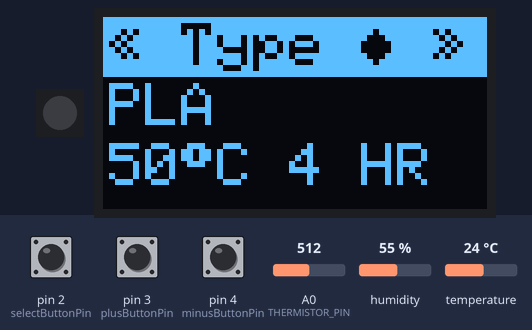
This program was run on a simulated Arduino Nano, built with avr-gcc and run on an emulated ATmega328P. Shown: 1 RGB LEDs in strip order, left to right, 128×64 one-colour display. The test bench sets the inputs (shaded band); at power-on: pin 2 (selectButtonPin) HIGH, A0 (THERMISTOR_PIN) = 512, humidity 55 %, temperature 24 °C, pin 3 (plusButtonPin) HIGH, pin 4 (minusButtonPin) HIGH. The display library's start-up logo is not drawn.

Above: at 6.3 s.
6.4 s: pin 2 (selectButtonPin) pulled LOW for 3.2 s
At 9.9 s:
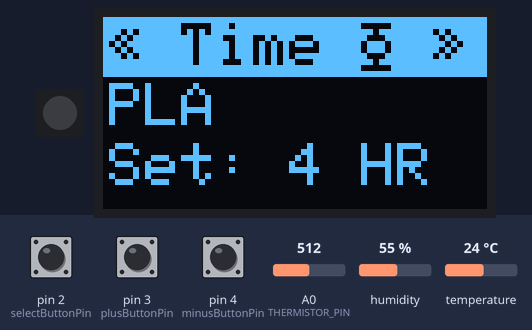
11.1 s: pin 2 (selectButtonPin) pulled LOW for 0.15 s
At 12.9 s:
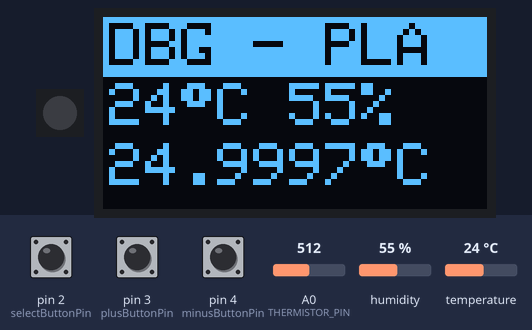
13.2 s: A0 (THERMISTOR_PIN) set to 716
At 13.6 s:
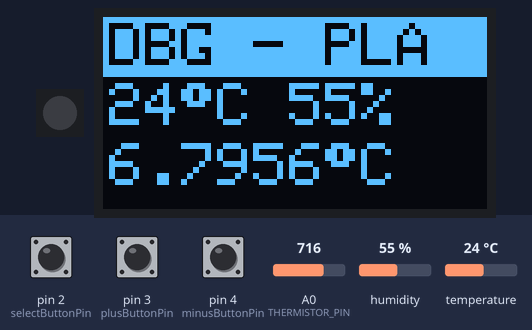
14.7 s: humidity set to 22 %
At 15.4 s:
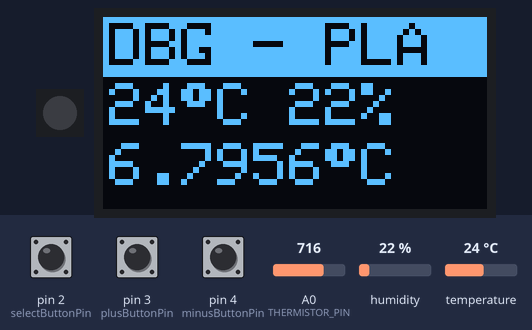
16.2 s: temperature set to 12 °C
At 18.6 s:
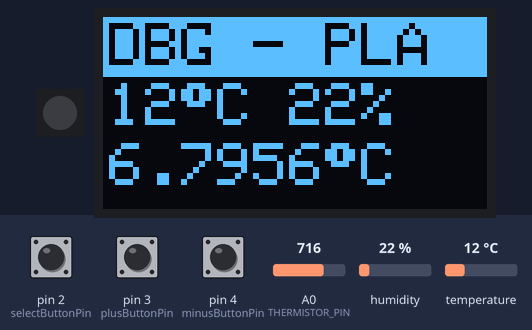
19.2 s: A0 (THERMISTOR_PIN) set to 900
At 20.3 s:
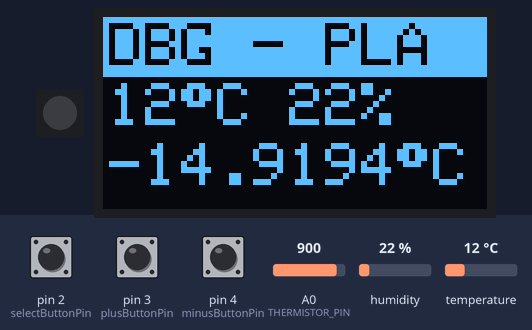
Timing chart, 0 to 21.7 s (numbered marks = the images above; inputs shaded):
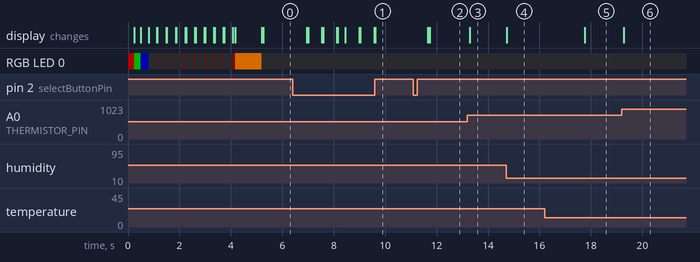

The program:

main.cpp
```cpp
#include <Arduino.h>
#include "MaterialDefinition.h"
#include "ClimateControl.h"
#include "DisplayControl.h"

#define DEBUG true
#define MODE_WAIT 0
#define MODE_TEMP 1
#define MODE_TIME 2
#define MODE_RUN 3

const int selectButtonPin = 2;
const int plusButtonPin = 3;
const int minusButtonPin = 4;
int activeMode = 0;

MaterialDefinition matChoices[] = {
  MaterialDefinition { "PLA", 50, 240 },
  MaterialDefinition { "PETG", 65, 180 },
  MaterialDefinition { "TPU", 45, 300 },
  MaterialDefinition { "ABS", 60, 300 },
  MaterialDefinition { "Nylon", 70, 600 }
};

MaterialDefinition matChoice = matChoices[0];
int maxMatSelect = sizeof(matChoices)/sizeof(MaterialDefinition)-1;
int matSelect = 0;

int timeCounter = 0;
int timeMinutes = 0;
int timeSeconds = 0;

// Read temperature as Celsius (the default)
float heater = 0;
float temperature = 0;
float humidity = 0;
char heaterText[5];
char temperatureText[5];
char humidityText[5];
char hoursText[3];
char minutesText[3];
char secondsText[3];

char displayText[100];

void executeDebugInfo() {
  if (digitalRead(selectButtonPin) == LOW) {
    activeMode = MODE_WAIT; // stop sequence
    displayLineInfo(1, F("Exit DBG!"));
    displayClearLine(2);
    delay(250);
  }

  strcpy(displayText, "DBG - ");
  strcat(displayText, matChoice.Name);
  displayLineInfo(0, displayText, 1);

  if (climateMeasureEnvironment(&temperature, &humidity) == true) {
    dtostrf(temperature, 1, 0, temperatureText);
    dtostrf(humidity, 1, 0, humidityText);
    strcpy(displayText, temperatureText);
    strcat(displayText, "\xF7""C ");
    strcat(displayText, humidityText);
    strcat(displayText, "%");
    displayLineInfo(1, displayText, 0);
  }

  if (climateMeasureHeater(&heater) == true) {
    dtostrf(heater, 1, 4, heaterText);
    strcpy(displayText, heaterText);
    strcat(displayText, "\xF7""C ");
    displayLineInfo(2, displayText, 0);
  }
}

void executeWaitMode() {
  if (digitalRead(plusButtonPin) == LOW) {
    matSelect++;
    delay(250);
  }
  else if (digitalRead(minusButtonPin) == LOW) {
    matSelect--;
    delay(250);
  }

  if (matSelect > maxMatSelect) {
    matSelect = 0;
  }
  else if (matSelect < 0) {
    matSelect = maxMatSelect;
  }

  matChoice = matChoices[matSelect];
  int timeHrs = matChoice.Minutes/60;

  itoa(matChoice.Temp, temperatureText, 10);
  itoa(timeHrs, hoursText, 10);

  displayLineInfo(0, F("\xAE Type \x04 \xAF"), 1);
  displayLineInfo(1, matChoice.Name, 0);
  strcpy(displayText, temperatureText);
  strcat(displayText, "\xF7""C ");
  strcat(displayText, hoursText);
  strcat(displayText, " HR");
  displayLineInfo(2, displayText, 0);
}

void executeTimeMode() {
  int timeChoice = 0;
  int timeChange = 60;
  if (digitalRead(plusButtonPin) == LOW) {
    timeChoice++;
    delay(250);
  }
  else if (digitalRead(minusButtonPin) == LOW) {
    timeChoice--;
    delay(250);
  }

  if (timeChoice > 0) {
    matChoice.Minutes += timeChange;
  }
  else if (timeChoice < 0) {
    matChoice.Minutes -= timeChange;
  }

  if (matChoice.Minutes < timeChange) {
    matChoice.Minutes = timeChange;
  }

  int timeHrs = matChoice.Minutes/60;
  itoa(timeHrs, hoursText, 10);

  displayLineInfo(0, F("\xAE Time \xE7 \xAF"), 1);
  displayLineInfo(1, matChoice.Name, 0);
  strcpy(displayText, "Set: ");
  strcat(displayText, hoursText);
  strcat(displayText, " HR");
  displayLineInfo(2, displayText, 0);
}

void executeTempMode() {
  int tempChoice = 0;
  int tempChange = 5;
  int tempMin = 25;
  if (digitalRead(plusButtonPin) == LOW) {
    tempChoice++;
    delay(250);
  }
  else if (digitalRead(minusButtonPin) == LOW) {
    tempChoice--;
    delay(250);
  }

  if (tempChoice > 0) {
    matChoice.Temp += tempChange;
  }
  else if (tempChoice < 0) {
    matChoice.Temp -= tempChange;
  }

  if (matChoice.Temp < tempMin) {
    matChoice.Temp = tempMin;
  }

  itoa(matChoice.Temp, temperatureText, 10);

  displayLineInfo(0, F("\xAE Temp \xF7 \xAF"), 1);
  displayLineInfo(1, matChoice.Name, 0);
  strcpy(displayText, "Set: ");
  strcat(displayText, temperatureText);
  strcat(displayText, "\xF7""C");
  displayLineInfo(2, displayText, 0);
}

void executeRunMode() {

  if (DEBUG == true) {
    executeDebugInfo();
    return;
  }

  int timeStart = matChoice.Minutes * 60;
  int timeCounter = timeStart;
  int timeHours = 0;
  int timeMinutes = 0;
  int timeSeconds = 0;
  float percentage = 0;

  while(activeMode == MODE_RUN) {
    // Kick off the system
    if (timeCounter == timeStart) {
      // *****************Start heater
    }

    // Updated the display info every 5 seconds
    if (climateMeasureEnvironment(&temperature, &humidity) == true) {
      dtostrf(temperature, 1, 0, temperatureText);
      dtostrf(humidity, 1, 0, humidityText);
      strcpy(displayText, matChoice.Name);
      strcat(displayText, " - ");
      strcat(displayText, temperatureText);
      strcat(displayText, "\xF7""C ");
      strcat(displayText, humidityText);
      strcat(displayText, "%");
      displayLineInfo(0, displayText, 0, true);
    }

    // Calculate minutes and seconds and convert to char
    timeHours = timeCounter/3600;
    timeMinutes = timeCounter/60%60;
    timeSeconds = timeCounter%60;

    dtostrf(matChoice.Temp, 2, 1, temperatureText);
    itoa(timeHours, hoursText, 10);
    itoa(timeMinutes, minutesText, 10);
    itoa(timeSeconds, secondsText, 10);

    // Handle updating the display time
    strcpy(displayText, "  ");
    strcat(displayText, hoursText);

    if (timeMinutes < 10) {
      strcat(displayText, ":0");
      strcat(displayText, minutesText);
    }
    else {
      strcat(displayText, ":");
      strcat(displayText, minutesText);
    }

    if (timeSeconds < 10) {
      strcat(displayText, ":0");
      strcat(displayText, secondsText);
    }
    else {
      strcat(displayText, ":");
      strcat(displayText, secondsText);
    }

    displayLineInfo(1, displayText, 0);
    displayLineInfo(2, F(" Cancel \xEF"), 1);
    // Update precentage amount
    percentage = (1.0 - (timeCounter*1.0/timeStart)) * 100.0;
    displayProgress(percentage);

    // Check if we are done, when timer is 0 or less
    if(timeCounter < 1){
      activeMode = MODE_WAIT; // stop sequence
      displayLineInfo(1, F("Done!"), 1);
      displayClearLine(2);
    }

    // Check if the user canceled
    if (digitalRead(selectButtonPin) == LOW) {
      activeMode = MODE_WAIT; // stop sequence
      displayLineInfo(1, F("Canceled!"));
      displayClearLine(2);
    }

    // Handle time increment
    timeCounter--;
    delay(1000);
  }

  // Once we break the while loop, reset everything
  // *****************Turn off heater
  delay(2500);
  displayProgress(0);
}

void setup() {
  //Serial.begin(9600);
  displayInitialize();

  climateInitialize();

  pinMode(selectButtonPin, INPUT_PULLUP);
  pinMode(plusButtonPin, INPUT_PULLUP);
  pinMode(minusButtonPin, INPUT_PULLUP);
  //Serial.println(F("System initialized"));

  displayLedColor(255, 128, 0, 1000);
  displayLedClear();
}

void loop() {
  if (digitalRead(selectButtonPin) == LOW && activeMode != MODE_RUN) {
    activeMode++;

    if (activeMode > MODE_RUN) {
      activeMode = 0;
    }

    delay(500);
  }

  switch (activeMode) {
    case MODE_WAIT:
      executeWaitMode();
      break;
    case MODE_TEMP:
      executeTempMode();
      break;
    case MODE_TIME:
      executeTimeMode();
      break;
    case MODE_RUN:
      executeRunMode();
      break;
    default:
      display.clearDisplay();
      displayLineInfo(0, F("ERROR"), 1);
      displayLineInfo(1, F("Unknown Mode"));
      break;
  }
}
```

ClimateControl.h
```cpp
#include <Arduino.h>
#include <SimpleDHT.h>

//#define DHT_SENSOR_TYPE DHT11
#define DHT_SENSOR_PIN 6
#define HEATER_BLK_PIN 8
#define HEATER_FAN_PIN 9

#define THERMISTOR_PIN 0
#define THERMISTOR_RESISTOR 10000.0
#define THERMISTOR_VOLTAGE 5.0

SimpleDHT11 dht11(DHT_SENSOR_PIN);

bool climateMeasureHeater(float *temperature) {
  int sensorValue = 0;
  int samples = 5;

  for (int i = 0; i < samples; i++) {
    sensorValue += analogRead(THERMISTOR_PIN);
  }

  sensorValue /=  samples;

  double tempK = log(THERMISTOR_RESISTOR * (1024.0 / (1024.0 - sensorValue) - 1));
  tempK = 1 / (0.001129148 + (0.000234125 + (0.0000000876741 * tempK * tempK )) * tempK );       //  Temp Kelvin
  *temperature = tempK - 273.15;

  return true;
}

bool climateMeasureEnvironment(float *temperature, float *humidity) {
  static unsigned long timestamp = millis();
  int err = SimpleDHTErrSuccess;

  /* Measure once every four seconds. */
  if(millis() - timestamp > 3000ul) {
    if ((err = dht11.read2(temperature, humidity, NULL)) != SimpleDHTErrSuccess) {
      return false;
    }
    timestamp = millis();
    return true ;
  }

  return false ;
}

void climateInitialize() {
  // pinMode(THERMISTOR_PIN, OUTPUT);
}
```

DisplayControl.h
```cpp
#include <Arduino.h>
#include <Adafruit_NeoPixel.h>
#include <Adafruit_GFX.h>
#include <Adafruit_SSD1306.h>
#include <splash.h>

#define SCREEN_WIDTH 128 // OLED display width, in pixels
#define SCREEN_HEIGHT 64 // OLED display height, in pixels
#define SCREEN_TEXT_SIZE 2
#define SCREEN_PADDING 2
#define SCREEN_LINE 20 // OLED text internal size is 8 this should be 8*Text_Size+padding*2

// Declaration for an SSD1306 display connected to I2C (SDA, SCL pins)
#define OLED_RESET     4 // Reset pin # (or -1 if sharing Arduino reset pin)

#define NEO_LED_PIN 5
#define NEO_LED_NUM 1
#define NEO_LED_MAX 128

Adafruit_NeoPixel pixels(NEO_LED_NUM, NEO_LED_PIN, NEO_GRBW + NEO_KHZ800);
Adafruit_SSD1306 display(SCREEN_WIDTH, SCREEN_HEIGHT, &Wire, OLED_RESET);

void displayLedClear() {
  pixels.clear();
  pixels.show();
}

void displayLedColor(int red, int green, int blue, int time) {
  pixels.setPixelColor(0, pixels.Color(red, green, blue));
  pixels.show();
  delay(time);
}

void displayLedPulse(int red, int green, int blue, int rate) {
  float brightness = 0.0;
  // ramp up
  for (int i = 0; i <= rate; i++) {
    brightness = 1.0 * i;
    brightness = cos((brightness / rate) * M_PI * 2);
    brightness = (brightness * -0.5) + 0.5;
    brightness = pow(brightness, 2.0);
    pixels.setBrightness(brightness*NEO_LED_MAX);
    pixels.setPixelColor(0, pixels.Color(red, green, blue));
    pixels.show();
    delay(1);
  }
  pixels.setBrightness(NEO_LED_MAX);
}

void displayLedBlinking(int red, int green, int blue, int rate, int times) {
  for (int i = 0; i <= times; i++) {
    displayLedPulse(red, green, blue, rate);
  }
}

void displayClearLine(int line) {
  display.fillRect(0, line*SCREEN_LINE, 128, SCREEN_LINE, SSD1306_BLACK);
  display.display();
}

void displayProgress(float percentage) {
  int width = 128 * (0.01 * constrain(percentage, 0 ,100));
  display.fillRect(0, SCREEN_LINE*3, width, 4, SSD1306_WHITE);
  display.fillRect(width, SCREEN_LINE*3, 128-width, 4, SSD1306_BLACK);
  display.display();
}

void displayLineInfo(int line, const char info[], int drawMode, bool scroll) {
  // Put something here to make sure we add white spaces to the end
  display.setTextSize(SCREEN_TEXT_SIZE);
  display.setTextWrap(false);
  if (drawMode > 0) {
    display.fillRect(0, line*SCREEN_LINE, 128, SCREEN_LINE, SSD1306_WHITE);
    display.setTextColor(SSD1306_BLACK, SSD1306_WHITE);  // Draw 'inverse' text
  }
  else {
    display.fillRect(0, line*SCREEN_LINE, 128, SCREEN_LINE, SSD1306_BLACK);
    display.setTextColor(SSD1306_WHITE); // Draw white text
  }

  display.setCursor(SCREEN_PADDING, (line*SCREEN_LINE)+SCREEN_PADDING); // Set the top-left corner
  display.println(info);

  if (scroll) {
    display.startscrollleft(line*SCREEN_LINE, (line+1)*SCREEN_LINE);
  }

  display.display();
}

void displayLineInfo(int line, const String &info, int drawMode, bool scroll) {
  displayLineInfo(line, info.c_str(), drawMode, scroll);
}

void displayLineInfo(int line, const String &info, int drawMode) {
  displayLineInfo(line, info.c_str(), drawMode, false);
}

void displayLineInfo(int line, const String &info) {
  displayLineInfo(line, info, 0);
}

void displayScrollLine(int line) {
  display.startscrollleft(line*SCREEN_LINE, (line+1)*SCREEN_LINE);
}

void displayInitialize() {
  pixels.begin();
  pixels.clear();
  pixels.setBrightness(NEO_LED_MAX);
  displayLedColor(128, 0, 0, 250);
  displayLedColor(0, 128, 0, 250);
  displayLedColor(0, 0, 128, 250);
  displayLedClear();

  // SSD1306_SWITCHCAPVCC = generate display voltage from 3.3V internally
  if(!display.begin(SSD1306_SWITCHCAPVCC, 0x3C)) { // Address 0x3D for 128x64
    displayLedBlinking(128, 0, 0, 250, 25);
    for(;;); // Don't proceed, loop forever
  }

  // Flip screen....
  //display.setRotation(2);
  // Show initial display buffer contents on the screen --
  // the library initializes this with an Adafruit splash screen.
  display.display();
  displayLedBlinking(255, 0, 0, 250, 8);

  // Clear the buffer
  display.clearDisplay();
  display.display();
}
```

MaterialDefinition.h
```cpp
#ifndef MaterialDefinition_h
#define MaterialDefinition_h

struct MaterialDefinition
{
    char Name[6];
    int Temp;
    int Minutes;
};

#endif
```

Measured:
- after the input at 6.4 s, the display: first changes after 0.56 s (image 1 shows a later state)
- after the input at 11.1 s, the display: first changes after 0.56 s (image 2 shows a later state)
- after the input at 13.2 s, the display: changes after 0.08 s (image 3)
- after the input at 14.7 s, the display: changes at once (image 4)
- after the input at 16.2 s, the display: changes after 1.6 s (image 5)
- after the input at 19.2 s, the display: changes after 0.08 s (image 6)
